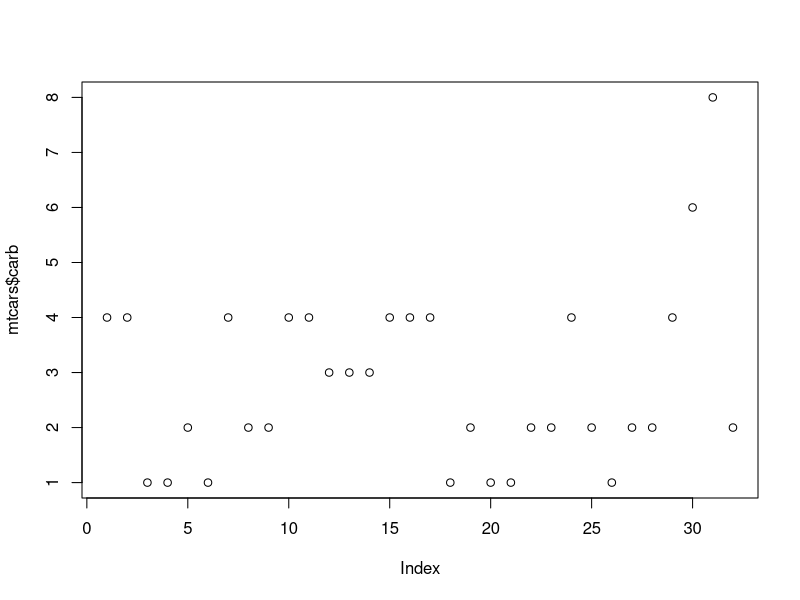

R code for this plot:
## ---- chunk 1
plot(mtcars$carb)
## ---- chunk 2
1 + 1
